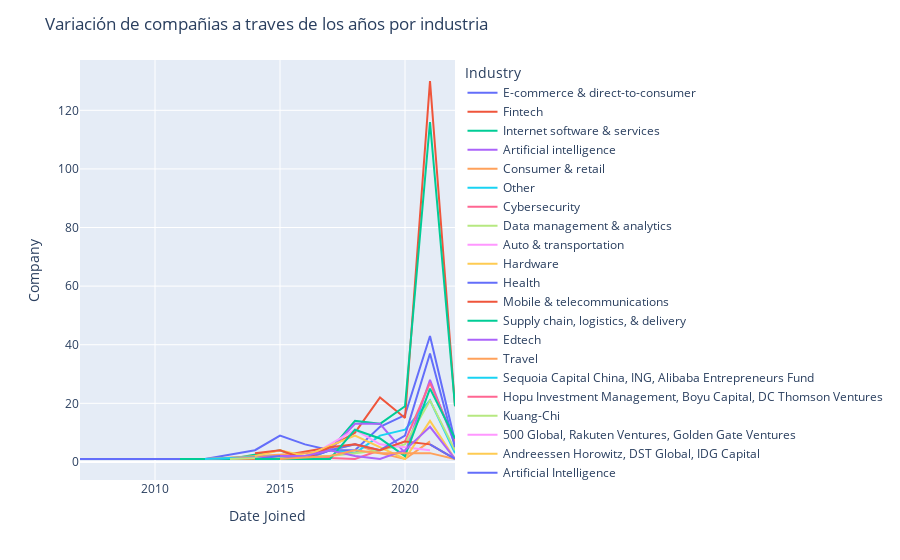

The notebook cell this image was saved under:
### Code cell
fig = px.line(Groupperindustry,
                 x='Date Joined',
                 y='Company',
                 color='Industry',
                 labels=dict(x="Años", y="cantidades")
                )
fig.update_layout(showlegend=True,title_text='Variación de compañias a traves de los años por industria')
fig.show()

### Figure 1 — Plotly figure (JSON) as saved in the notebook; plotly's stock layout.template omitted (floating-point values rounded to 4 significant figures)
{"data": [{"hovertemplate": "Industry=E-commerce & direct-to-consumer<br>Date Joined=%{x}<br>Company=%{y}<extra></extra>", "legendgroup": "E-commerce & direct-to-consumer", "line": {"color": "#636efa", "dash": "solid"}, "marker": {"symbol": "circle"}, "mode": "lines", "name": "E-commerce & direct-to-consumer", "orientation": "v", "showlegend": true, "type": "scatter", "x": [2007, 2012, 2014, 2015, 2016, 2017, 2018, 2019, 2020, 2021, 2022], "xaxis": "x", "y": [1, 1, 4, 9, 6, 4, 4, 12, 16, 43, 7], "yaxis": "y"}, {"hovertemplate": "Industry=Fintech<br>Date Joined=%{x}<br>Company=%{y}<extra></extra>", "legendgroup": "Fintech", "line": {"color": "#EF553B", "dash": "solid"}, "marker": {"symbol": "circle"}, "mode": "lines", "name": "Fintech", "orientation": "v", "showlegend": true, "type": "scatter", "x": [2011, 2014, 2015, 2017, 2018, 2019, 2020, 2021, 2022], "xaxis": "x", "y": [1, 1, 2, 5, 10, 22, 15, 130, 19], "yaxis": "y"}, {"hovertemplate": "Industry=Internet software & services<br>Date Joined=%{x}<br>Company=%{y}<extra></extra>", "legendgroup": "Internet software & services", "line": {"color": "#00cc96", "dash": "solid"}, "marker": {"symbol": "circle"}, "mode": "lines", "name": "Internet software & services", "orientation": "v", "showlegend": true, "type": "scatter", "x": [2011, 2013, 2015, 2016, 2017, 2018, 2019, 2020, 2021, 2022], "xaxis": "x", "y": [1, 1, 4, 1, 4, 14, 13, 19, 116, 19], "yaxis": "y"}, {"hovertemplate": "Industry=Artificial intelligence<br>Date Joined=%{x}<br>Company=%{y}<extra></extra>", "legendgroup": "Artificial intelligence", "line": {"color": "#ab63fa", "dash": "solid"}, "marker": {"symbol": "circle"}, "mode": "lines", "name": "Artificial intelligence", "orientation": "v", "showlegend": true, "type": "scatter", "x": [2012, 2015, 2016, 2017, 2018, 2019, 2020, 2021, 2022], "xaxis": "x", "y": [1, 2, 1, 4, 13, 13, 3, 28, 6], "yaxis": "y"}, {"hovertemplate": "Industry=Consumer & retail<br>Date Joined=%{x}<br>Company=%{y}<extra></extra>", "legendgroup": "Consumer & retail", "line": {"color": "#FFA15A", "dash": "solid"}, "marker": {"symbol": "circle"}, "mode": "lines", "name": "Consumer & retail", "orientation": "v", "showlegend": true, "type": "scatter", "x": [2012, 2016, 2017, 2018, 2019, 2020, 2021], "xaxis": "x", "y": [1, 3, 4, 6, 3, 1, 7], "yaxis": "y"}, {"hovertemplate": "Industry=Other<br>Date Joined=%{x}<br>Company=%{y}<extra></extra>", "legendgroup": "Other", "line": {"color": "#19d3f3", "dash": "solid"}, "marker": {"symbol": "circle"}, "mode": "lines", "name": "Other", "orientation": "v", "showlegend": true, "type": "scatter", "x": [2012, 2015, 2016, 2017, 2018, 2019, 2020, 2021, 2022], "xaxis": "x", "y": [1, 2, 2, 4, 3, 9, 11, 21, 3], "yaxis": "y"}, {"hovertemplate": "Industry=Cybersecurity<br>Date Joined=%{x}<br>Company=%{y}<extra></extra>", "legendgroup": "Cybersecurity", "line": {"color": "#FF6692", "dash": "solid"}, "marker": {"symbol": "circle"}, "mode": "lines", "name": "Cybersecurity", "orientation": "v", "showlegend": true, "type": "scatter", "x": [2013, 2015, 2018, 2019, 2020, 2021, 2022], "xaxis": "x", "y": [1, 2, 1, 4, 7, 27, 7], "yaxis": "y"}, {"hovertemplate": "Industry=Data management & analytics<br>Date Joined=%{x}<br>Company=%{y}<extra></extra>", "legendgroup": "Data management & analytics", "line": {"color": "#B6E880", "dash": "solid"}, "marker": {"symbol": "circle"}, "mode": "lines", "name": "Data management & analytics", "orientation": "v", "showlegend": true, "type": "scatter", "x": [2013, 2017, 2018, 2019, 2020, 2021, 2022], "xaxis": "x", "y": [1, 2, 3, 4, 6, 21, 4], "yaxis": "y"}, {"hovertemplate": "Industry=Auto & transportation<br>Date Joined=%{x}<br>Company=%{y}<extra></extra>", "legendgroup": "Auto & transportation", "line": {"color": "#FF97FF", "dash": "solid"}, "marker": {"symbol": "circle"}, "mode": "lines", "name": "Auto & transportation", "orientation": "v", "showlegend": true, "type": "scatter", "x": [2014, 2015, 2016, 2018, 2019, 2020, 2021], "xaxis": "x", "y": [1, 1, 1, 11, 6, 5, 4], "yaxis": "y"}, {"hovertemplate": "Industry=Hardware<br>Date Joined=%{x}<br>Company=%{y}<extra></extra>", "legendgroup": "Hardware", "line": {"color": "#FECB52", "dash": "solid"}, "marker": {"symbol": "circle"}, "mode": "lines", "name": "Hardware", "orientation": "v", "showlegend": true, "type": "scatter", "x": [2014, 2015, 2016, 2018, 2020, 2021, 2022], "xaxis": "x", "y": [2, 4, 2, 9, 1, 14, 1], "yaxis": "y"}, {"hovertemplate": "Industry=Health<br>Date Joined=%{x}<br>Company=%{y}<extra></extra>", "legendgroup": "Health", "line": {"color": "#636efa", "dash": "solid"}, "marker": {"symbol": "circle"}, "mode": "lines", "name": "Health", "orientation": "v", "showlegend": true, "type": "scatter", "x": [2014, 2015, 2016, 2017, 2018, 2019, 2020, 2021, 2022], "xaxis": "x", "y": [1, 2, 1, 4, 6, 4, 9, 37, 5], "yaxis": "y"}, {"hovertemplate": "Industry=Mobile & telecommunications<br>Date Joined=%{x}<br>Company=%{y}<extra></extra>", "legendgroup": "Mobile & telecommunications", "line": {"color": "#EF553B", "dash": "solid"}, "marker": {"symbol": "circle"}, "mode": "lines", "name": "Mobile & telecommunications", "orientation": "v", "showlegend": true, "type": "scatter", "x": [2014, 2015, 2016, 2017, 2018, 2019, 2020, 2021, 2022], "xaxis": "x", "y": [3, 4, 1, 5, 6, 4, 7, 6, 1], "yaxis": "y"}, {"hovertemplate": "Industry=Supply chain, logistics, & delivery<br>Date Joined=%{x}<br>Company=%{y}<extra></extra>", "legendgroup": "Supply chain, logistics, & delivery", "line": {"color": "#00cc96", "dash": "solid"}, "marker": {"symbol": "circle"}, "mode": "lines", "name": "Supply chain, logistics, & delivery", "orientation": "v", "showlegend": true, "type": "scatter", "x": [2014, 2016, 2017, 2018, 2019, 2020, 2021, 2022], "xaxis": "x", "y": [1, 1, 1, 11, 8, 2, 25, 8], "yaxis": "y"}, {"hovertemplate": "Industry=Edtech<br>Date Joined=%{x}<br>Company=%{y}<extra></extra>", "legendgroup": "Edtech", "line": {"color": "#ab63fa", "dash": "solid"}, "marker": {"symbol": "circle"}, "mode": "lines", "name": "Edtech", "orientation": "v", "showlegend": true, "type": "scatter", "x": [2015, 2016, 2017, 2018, 2019, 2020, 2021, 2022], "xaxis": "x", "y": [2, 2, 4, 2, 1, 4, 12, 1], "yaxis": "y"}, {"hovertemplate": "Industry=Travel<br>Date Joined=%{x}<br>Company=%{y}<extra></extra>", "legendgroup": "Travel", "line": {"color": "#FFA15A", "dash": "solid"}, "marker": {"symbol": "circle"}, "mode": "lines", "name": "Travel", "orientation": "v", "showlegend": true, "type": "scatter", "x": [2015, 2017, 2018, 2019, 2021, 2022], "xaxis": "x", "y": [1, 2, 4, 3, 3, 1], "yaxis": "y"}, {"hovertemplate": "Industry=Sequoia Capital China, ING, Alibaba Entrepreneurs Fund<br>Date Joined=%{x}<br>Company=%{y}<extra></extra>", "legendgroup": "Sequoia Capital China, ING, Alibaba Entrepreneurs Fund", "line": {"color": "#19d3f3", "dash": "solid"}, "marker": {"symbol": "circle"}, "mode": "lines", "name": "Sequoia Capital China, ING, Alibaba Entrepreneurs Fund", "orientation": "v", "showlegend": true, "type": "scatter", "x": [2017], "xaxis": "x", "y": [1], "yaxis": "y"}, {"hovertemplate": "Industry=Hopu Investment Management, Boyu Capital, DC Thomson Ventures<br>Date Joined=%{x}<br>Company=%{y}<extra></extra>", "legendgroup": "Hopu Investment Management, Boyu Capital, DC Thomson Ventures", "line": {"color": "#FF6692", "dash": "solid"}, "marker": {"symbol": "circle"}, "mode": "lines", "name": "Hopu Investment Management, Boyu Capital, DC Thomson Ventures", "orientation": "v", "showlegend": true, "type": "scatter", "x": [2019], "xaxis": "x", "y": [1], "yaxis": "y"}, {"hovertemplate": "Industry=Kuang-Chi<br>Date Joined=%{x}<br>Company=%{y}<extra></extra>", "legendgroup": "Kuang-Chi", "line": {"color": "#B6E880", "dash": "solid"}, "marker": {"symbol": "circle"}, "mode": "lines", "name": "Kuang-Chi", "orientation": "v", "showlegend": true, "type": "scatter", "x": [2020], "xaxis": "x", "y": [1], "yaxis": "y"}, {"hovertemplate": "Industry=500 Global, Rakuten Ventures, Golden Gate Ventures<br>Date Joined=%{x}<br>Company=%{y}<extra></extra>", "legendgroup": "500 Global, Rakuten Ventures, Golden Gate Ventures", "line": {"color": "#FF97FF", "dash": "solid"}, "marker": {"symbol": "circle"}, "mode": "lines", "name": "500 Global, Rakuten Ventures, Golden Gate Ventures", "orientation": "v", "showlegend": true, "type": "scatter", "x": [2021], "xaxis": "x", "y": [1], "yaxis": "y"}, {"hovertemplate": "Industry=Andreessen Horowitz, DST Global, IDG Capital<br>Date Joined=%{x}<br>Company=%{y}<extra></extra>", "legendgroup": "Andreessen Horowitz, DST Global, IDG Capital", "line": {"color": "#FECB52", "dash": "solid"}, "marker": {"symbol": "circle"}, "mode": "lines", "name": "Andreessen Horowitz, DST Global, IDG Capital", "orientation": "v", "showlegend": true, "type": "scatter", "x": [2021], "xaxis": "x", "y": [1], "yaxis": "y"}, {"hovertemplate": "Industry=Artificial Intelligence<br>Date Joined=%{x}<br>Company=%{y}<extra></extra>", "legendgroup": "Artificial Intelligence", "line": {"color": "#636efa", "dash": "solid"}, "marker": {"symbol": "circle"}, "mode": "lines", "name": "Artificial Intelligence", "orientation": "v", "showlegend": true, "type": "scatter", "x": [2021, 2022], "xaxis": "x", "y": [6, 1], "yaxis": "y"}, {"hovertemplate": "Industry=B Capital Group, Monk's Hill Ventures, Dynamic Parcel Distribution<br>Date Joined=%{x}<br>Company=%{y}<extra></extra>", "legendgroup": "B Capital Group, Monk's Hill Ventures, Dynamic Parcel Distribution", "line": {"color": "#EF553B", "dash": "solid"}, "marker": {"symbol": "circle"}, "mode": "lines", "name": "B Capital Group, Monk's Hill Ventures, Dynamic Parcel Distribution", "orientation": "v", "showlegend": true, "type": "scatter", "x": [2021], "xaxis": "x", "y": [1], "yaxis": "y"}, {"hovertemplate": "Industry=Dragonfly Captial, Qiming Venture Partners, DST Global<br>Date Joined=%{x}<br>Company=%{y}<extra></extra>", "legendgroup": "Dragonfly Captial, Qiming Venture Partners, DST Global", "line": {"color": "#00cc96", "dash": "solid"}, "marker": {"symbol": "circle"}, "mode": "lines", "name": "Dragonfly Captial, Qiming Venture Partners, DST Global", "orientation": "v", "showlegend": true, "type": "scatter", "x": [2021], "xaxis": "x", "y": [1], "yaxis": "y"}, {"hovertemplate": "Industry=Finttech<br>Date Joined=%{x}<br>Company=%{y}<extra></extra>", "legendgroup": "Finttech", "line": {"color": "#ab63fa", "dash": "solid"}, "marker": {"symbol": "circle"}, "mode": "lines", "name": "Finttech", "orientation": "v", "showlegend": true, "type": "scatter", "x": [2021], "xaxis": "x", "y": [1], "yaxis": "y"}, {"hovertemplate": "Industry=Jungle Ventures, Accel, Venture Highway<br>Date Joined=%{x}<br>Company=%{y}<extra></extra>", "legendgroup": "Jungle Ventures, Accel, Venture Highway", "line": {"color": "#FFA15A", "dash": "solid"}, "marker": {"symbol": "circle"}, "mode": "lines", "name": "Jungle Ventures, Accel, Venture Highway", "orientation": "v", "showlegend": true, "type": "scatter", "x": [2021], "xaxis": "x", "y": [1], "yaxis": "y"}, {"hovertemplate": "Industry=Mundi Ventures, Doqling Capital Partners, Activant Capital<br>Date Joined=%{x}<br>Company=%{y}<extra></extra>", "legendgroup": "Mundi Ventures, Doqling Capital Partners, Activant Capital", "line": {"color": "#19d3f3", "dash": "solid"}, "marker": {"symbol": "circle"}, "mode": "lines", "name": "Mundi Ventures, Doqling Capital Partners, Activant Capital", "orientation": "v", "showlegend": true, "type": "scatter", "x": [2021], "xaxis": "x", "y": [1], "yaxis": "y"}, {"hovertemplate": "Industry=Sequoia Capital China, Shunwei Capital Partners, Qualgro<br>Date Joined=%{x}<br>Company=%{y}<extra></extra>", "legendgroup": "Sequoia Capital China, Shunwei Capital Partners, Qualgro", "line": {"color": "#FF6692", "dash": "solid"}, "marker": {"symbol": "circle"}, "mode": "lines", "name": "Sequoia Capital China, Shunwei Capital Partners, Qualgro", "orientation": "v", "showlegend": true, "type": "scatter", "x": [2021], "xaxis": "x", "y": [1], "yaxis": "y"}, {"hovertemplate": "Industry=Sequoia Capital, Thoma Bravo, Softbank<br>Date Joined=%{x}<br>Company=%{y}<extra></extra>", "legendgroup": "Sequoia Capital, Thoma Bravo, Softbank", "line": {"color": "#B6E880", "dash": "solid"}, "marker": {"symbol": "circle"}, "mode": "lines", "name": "Sequoia Capital, Thoma Bravo, Softbank", "orientation": "v", "showlegend": true, "type": "scatter", "x": [2021], "xaxis": "x", "y": [1], "yaxis": "y"}, {"hovertemplate": "Industry=SingTel Innov8, Alpha JWC Ventures, Golden Gate Ventures<br>Date Joined=%{x}<br>Company=%{y}<extra></extra>", "legendgroup": "SingTel Innov8, Alpha JWC Ventures, Golden Gate Ventures", "line": {"color": "#FF97FF", "dash": "solid"}, "marker": {"symbol": "circle"}, "mode": "lines", "name": "SingTel Innov8, Alpha JWC Ventures, Golden Gate Ventures", "orientation": "v", "showlegend": true, "type": "scatter", "x": [2021], "xaxis": "x", "y": [1], "yaxis": "y"}, {"hovertemplate": "Industry=Temasek, Guggenheim Investments, Qatar Investment Authority<br>Date Joined=%{x}<br>Company=%{y}<extra></extra>", "legendgroup": "Temasek, Guggenheim Investments, Qatar Investment Authority", "line": {"color": "#FECB52", "dash": "solid"}, "marker": {"symbol": "circle"}, "mode": "lines", "name": "Temasek, Guggenheim Investments, Qatar Investment Authority", "orientation": "v", "showlegend": true, "type": "scatter", "x": [2021], "xaxis": "x", "y": [1], "yaxis": "y"}, {"hovertemplate": "Industry=Tiger Global Management, Tiger Brokers, DCM Ventures<br>Date Joined=%{x}<br>Company=%{y}<extra></extra>", "legendgroup": "Tiger Global Management, Tiger Brokers, DCM Ventures", "line": {"color": "#636efa", "dash": "solid"}, "marker": {"symbol": "circle"}, "mode": "lines", "name": "Tiger Global Management, Tiger Brokers, DCM Ventures", "orientation": "v", "showlegend": true, "type": "scatter", "x": [2021], "xaxis": "x", "y": [1], "yaxis": "y"}, {"hovertemplate": "Industry=Vertex Ventures SE Asia, Global Founders Capital, Visa Ventures<br>Date Joined=%{x}<br>Company=%{y}<extra></extra>", "legendgroup": "Vertex Ventures SE Asia, Global Founders Capital, Visa Ventures", "line": {"color": "#EF553B", "dash": "solid"}, "marker": {"symbol": "circle"}, "mode": "lines", "name": "Vertex Ventures SE Asia, Global Founders Capital, Visa Ventures", "orientation": "v", "showlegend": true, "type": "scatter", "x": [2021], "xaxis": "x", "y": [1], "yaxis": "y"}, {"hovertemplate": "Industry=Vision Plus Capital, GSR Ventures, ZhenFund<br>Date Joined=%{x}<br>Company=%{y}<extra></extra>", "legendgroup": "Vision Plus Capital, GSR Ventures, ZhenFund", "line": {"color": "#00cc96", "dash": "solid"}, "marker": {"symbol": "circle"}, "mode": "lines", "name": "Vision Plus Capital, GSR Ventures, ZhenFund", "orientation": "v", "showlegend": true, "type": "scatter", "x": [2021], "xaxis": "x", "y": [1], "yaxis": "y"}], "layout": {"legend": {"title": {"text": "Industry"}, "tracegroupgap": 0}, "margin": {"t": 60}, "showlegend": true, "title": {"text": "Variación de compañias a traves de los años por industria"}, "xaxis": {"anchor": "y", "domain": [0, 1], "title": {"text": "Date Joined"}}, "yaxis": {"anchor": "x", "domain": [0, 1], "title": {"text": "Company"}}}}
